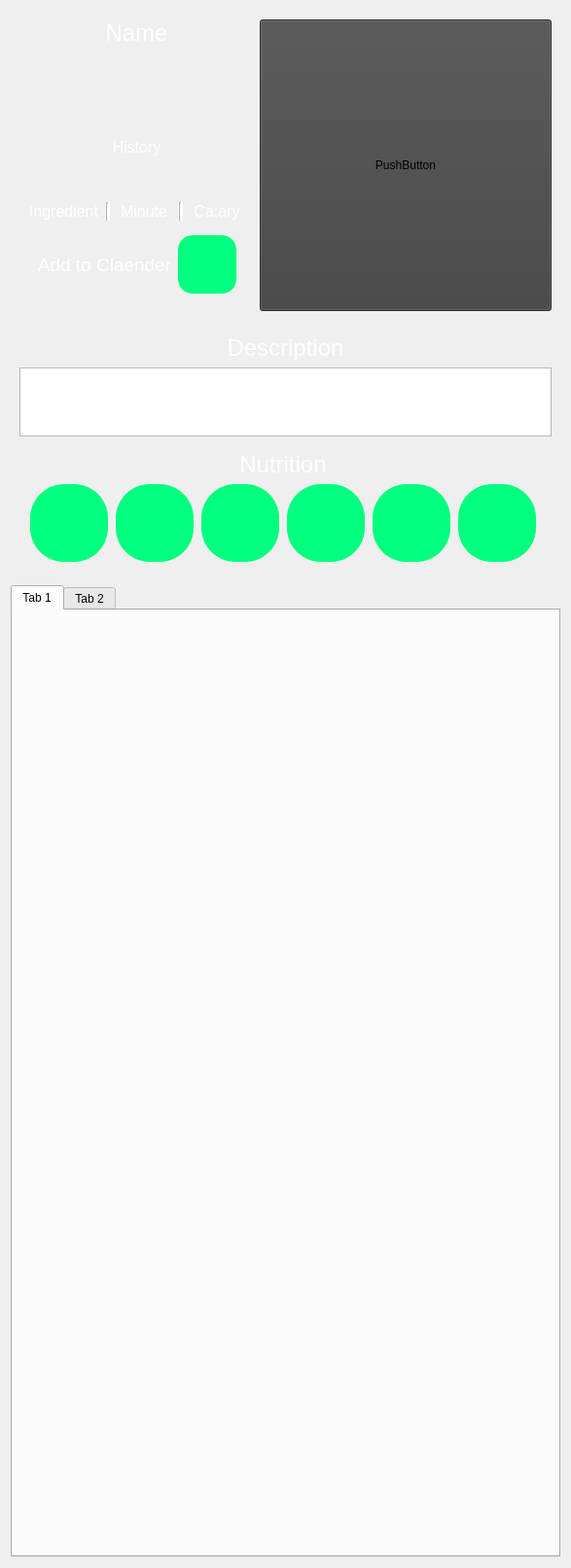
                        <widget class="QWidget" name="scrollAreaWidgetContents_4">
                         <property name="geometry">
                          <rect>
                           <x>0</x>
                           <y>0</y>
                           <width>587</width>
                           <height>1613</height>
                          </rect>
                         </property>
                         <layout class="QVBoxLayout" name="verticalLayout_29">
                          <item>
                           <widget class="QWidget" name="widget_24" native="true">
                            <property name="maximumSize">
                             <size>
                              <width>16777215</width>
                              <height>400</height>
                             </size>
                            </property>
                            <layout class="QVBoxLayout" name="verticalLayout_28">
                             <item>
                              <layout class="QGridLayout" name="gridLayout_13">
                               <item row="1" column="0">
                                <widget class="QLabel" name="label_34">
                                 <property name="font">
                                  <font>
                                   <pointsize>12</pointsize>
                                  </font>
                                 </property>
                                 <property name="styleSheet">
                                  <string notr="true">color: rgb(255, 255, 255);</string>
                                 </property>
                                 <property name="text">
                                  <string>History</string>
                                 </property>
                                 <property name="alignment">
                                  <set>Qt::AlignCenter</set>
                                 </property>
                                </widget>
                               </item>
                               <item row="0" column="0">
                                <widget class="QLabel" name="label_4">
                                 <property name="font">
                                  <font>
                                   <pointsize>18</pointsize>
                                  </font>
                                 </property>
                                 <property name="styleSheet">
                                  <string notr="true">color: rgb(255, 255, 255);</string>
                                 </property>
                                 <property name="text">
                                  <string>Name</string>
                                 </property>
                                 <property name="alignment">
                                  <set>Qt::AlignHCenter|Qt::AlignTop</set>
                                 </property>
                                 <property name="wordWrap">
                                  <bool>false</bool>
                                 </property>
                                </widget>
                               </item>
                               <item row="0" column="1" rowspan="3">
                                <widget class="QPushButton" name="pushButton_20">
                                 <property name="minimumSize">
                                  <size>
                                   <width>300</width>
                                   <height>300</height>
                                  </size>
                                 </property>
                                 <property name="maximumSize">
                                  <size>
                                   <width>300</width>
                                   <height>300</height>
                                  </size>
                                 </property>
                                 <property name="styleSheet">
                                  <string notr="true">background-color: rgb(65, 65, 65);</string>
                                 </property>
                                 <property name="text">
                                  <string>PushButton</string>
                                 </property>
                                </widget>
                               </item>
                               <item row="2" column="0">
                                <widget class="QWidget" name="widget_20" native="true">
                                 <layout class="QGridLayout" name="gridLayout_45">
                                  <item row="0" column="3">
                                   <widget class="Line" name="line_5">
                                    <property name="minimumSize">
                                     <size>
                                      <width>5</width>
                                      <height>0</height>
                                     </size>
                                    </property>
                                    <property name="maximumSize">
                                     <size>
                                      <width>5</width>
                                      <height>16777215</height>
                                     </size>
                                    </property>
                                    <property name="styleSheet">
                                     <string notr="true">color: rgb(255, 255, 255);
background-color: rgb(255, 255, 255);</string>
                                    </property>
                                    <property name="orientation">
                                     <enum>Qt::Vertical</enum>
                                    </property>
                                   </widget>
                                  </item>
                                  <item row="0" column="1">
                                   <widget class="Line" name="line_3">
                                    <property name="minimumSize">
                                     <size>
                                      <width>5</width>
                                      <height>0</height>
                                     </size>
                                    </property>
                                    <property name="maximumSize">
                                     <size>
                                      <width>5</width>
                                      <height>16777215</height>
                                     </size>
                                    </property>
                                    <property name="styleSheet">
                                     <string notr="true">color: rgb(255, 255, 255);
background-color: rgb(255, 255, 255);</string>
                                    </property>
                                    <property name="orientation">
                                     <enum>Qt::Vertical</enum>
                                    </property>
                                   </widget>
                                  </item>
                                  <item row="0" column="2">
                                   <widget class="QLabel" name="label_8">
                                    <property name="font">
                                     <font>
                                      <pointsize>12</pointsize>
                                     </font>
                                    </property>
                                    <property name="styleSheet">
                                     <string notr="true">color: rgb(255, 255, 255);</string>
                                    </property>
                                    <property name="text">
                                     <string>Minute</string>
                                    </property>
                                    <property name="alignment">
                                     <set>Qt::AlignCenter</set>
                                    </property>
                                   </widget>
                                  </item>
                                  <item row="0" column="0">
                                   <widget class="QLabel" name="label_5">
                                    <property name="font">
                                     <font>
                                      <pointsize>12</pointsize>
                                     </font>
                                    </property>
                                    <property name="styleSheet">
                                     <string notr="true">color: rgb(255, 255, 255);</string>
                                    </property>
                                    <property name="text">
                                     <string>Ingredient</string>
                                    </property>
                                    <property name="alignment">
                                     <set>Qt::AlignCenter</set>
                                    </property>
                                   </widget>
                                  </item>
                                  <item row="0" column="4">
                                   <widget class="QLabel" name="label_9">
                                    <property name="font">
                                     <font>
                                      <pointsize>12</pointsize>
                                     </font>
                                    </property>
                                    <property name="styleSheet">
                                     <string notr="true">color: rgb(255, 255, 255);</string>
                                    </property>
                                    <property name="text">
                                     <string>Ca;ary</string>
                                    </property>
                                    <property name="alignment">
                                     <set>Qt::AlignCenter</set>
                                    </property>
                                   </widget>
                                  </item>
                                  <item row="1" column="0" colspan="5">
                                   <widget class="QWidget" name="widget_21" native="true">
                                    <layout class="QHBoxLayout" name="horizontalLayout_7">
                                     <item>
                                      <spacer name="horizontalSpacer_2">
                                       <property name="orientation">
                                        <enum>Qt::Horizontal</enum>
                                       </property>
                                       <property name="sizeHint" stdset="0">
                                        <size>
                                         <width>40</width>
                                         <height>20</height>
                                        </size>
                                       </property>
                                      </spacer>
                                     </item>
                                     <item>
                                      <widget class="QLabel" name="label_40">
                                       <property name="font">
                                        <font>
                                         <pointsize>14</pointsize>
                                        </font>
                                       </property>
                                       <property name="styleSheet">
                                        <string notr="true">color: rgb(255, 255, 255);</string>
                                       </property>
                                       <property name="text">
                                        <string>Add to Claender</string>
                                       </property>
                                       <property name="alignment">
                                        <set>Qt::AlignCenter</set>
                                       </property>
                                      </widget>
                                     </item>
                                     <item>
                                      <widget class="QLabel" name="label_35">
                                       <property name="minimumSize">
                                        <size>
                                         <width>60</width>
                                         <height>60</height>
                                        </size>
                                       </property>
                                       <property name="maximumSize">
                                        <size>
                                         <width>60</width>
                                         <height>60</height>
                                        </size>
                                       </property>
                                       <property name="font">
                                        <font>
                                         <pointsize>18</pointsize>
                                        </font>
                                       </property>
                                       <property name="styleSheet">
                                        <string notr="true">color: rgb(255, 255, 255);
background-color: rgb(0, 255, 127);
border-top-left-radius: 15px;
border-top-right-radius: 15px;
border-bottom-left-radius: 15px;
border-bottom-right-radius: 15px;
</string>
                                       </property>
                                       <property name="text">
                                        <string/>
                                       </property>
                                       <property name="alignment">
                                        <set>Qt::AlignCenter</set>
                                       </property>
                                      </widget>
                                     </item>
                                    </layout>
                                   </widget>
                                  </item>
                                 </layout>
                                </widget>
                               </item>
                              </layout>
                             </item>
                            </layout>
                           </widget>
                          </item>
                          <item>
                           <widget class="QWidget" name="widget_22" native="true">
                            <property name="maximumSize">
                             <size>
                              <width>16777215</width>
                              <height>300</height>
                             </size>
                            </property>
                            <layout class="QVBoxLayout" name="verticalLayout_27">
                             <item>
                              <widget class="QLabel" name="label_48">
                               <property name="font">
                                <font>
                                 <pointsize>18</pointsize>
                                </font>
                               </property>
                               <property name="styleSheet">
                                <string notr="true">color: rgb(255, 255, 255);</string>
                               </property>
                               <property name="text">
                                <string>Description</string>
                               </property>
                               <property name="alignment">
                                <set>Qt::AlignCenter</set>
                               </property>
                              </widget>
                             </item>
                             <item>
                              <widget class="QTextEdit" name="textEdit">
                               <property name="styleSheet">
                                <string notr="true">color: rgb(255, 255, 255);</string>
                               </property>
                               <property name="html">
                                <string>&lt;!DOCTYPE HTML PUBLIC &quot;-//W3C//DTD HTML 4.0//EN&quot; &quot;http://www.w3.org/TR/REC-html40/strict.dtd&quot;&gt;
&lt;html&gt;&lt;head&gt;&lt;meta name=&quot;qrichtext&quot; content=&quot;1&quot; /&gt;&lt;style type=&quot;text/css&quot;&gt;
p, li { white-space: pre-wrap; }
&lt;/style&gt;&lt;/head&gt;&lt;body style=&quot; font-family:'MS Shell Dlg 2'; font-size:8.25pt; font-weight:400; font-style:normal;&quot;&gt;
&lt;p style=&quot; margin-top:0px; margin-bottom:0px; margin-left:0px; margin-right:0px; -qt-block-indent:0; text-indent:0px;&quot;&gt;asaeaecccccccccccccccccccccccccccccccccccccccccccccccccccccccccccccccccccccccccccccccccccccccccccccccccccccccccccccccccccccccccccccccccccccccccccccccccccccccccccccccccccccccccccccccccccccccccccccccccccccccccccccccccccccccccccccccccccccccccccccccccccccccccccccccccccccccccccccccccc&lt;/p&gt;&lt;/body&gt;&lt;/html&gt;</string>
                               </property>
                              </widget>
                             </item>
                             <item>
                              <widget class="QWidget" name="widget_23" native="true">
                               <layout class="QGridLayout" name="gridLayout_46">
                                <item row="1" column="1">
                                 <widget class="QLabel" name="label_43">
                                  <property name="minimumSize">
                                   <size>
                                    <width>80</width>
                                    <height>80</height>
                                   </size>
                                  </property>
                                  <property name="maximumSize">
                                   <size>
                                    <width>80</width>
                                    <height>80</height>
                                   </size>
                                  </property>
                                  <property name="font">
                                   <font>
                                    <pointsize>18</pointsize>
                                   </font>
                                  </property>
                                  <property name="styleSheet">
                                   <string notr="true">color: rgb(255, 255, 255);
background-color: rgb(0, 255, 127);
border-top-left-radius: 35px;
border-top-right-radius: 35px;
border-bottom-left-radius: 35px;
border-bottom-right-radius: 35px;
</string>
                                  </property>
                                  <property name="text">
                                   <string/>
                                  </property>
                                  <property name="alignment">
                                   <set>Qt::AlignCenter</set>
                                  </property>
                                 </widget>
                                </item>
                                <item row="1" column="2">
                                 <widget class="QLabel" name="label_44">
                                  <property name="minimumSize">
                                   <size>
                                    <width>80</width>
                                    <height>80</height>
                                   </size>
                                  </property>
                                  <property name="maximumSize">
                                   <size>
                                    <width>80</width>
                                    <height>80</height>
                                   </size>
                                  </property>
                                  <property name="font">
                                   <font>
                                    <pointsize>18</pointsize>
                                   </font>
                                  </property>
                                  <property name="styleSheet">
                                   <string notr="true">color: rgb(255, 255, 255);
background-color: rgb(0, 255, 127);
border-top-left-radius: 35px;
border-top-right-radius: 35px;
border-bottom-left-radius: 35px;
border-bottom-right-radius: 35px;
</string>
                                  </property>
                                  <property name="text">
                                   <string/>
                                  </property>
                                  <property name="alignment">
                                   <set>Qt::AlignCenter</set>
                                  </property>
                                 </widget>
                                </item>
                                <item row="1" column="4">
                                 <widget class="QLabel" name="label_46">
                                  <property name="minimumSize">
                                   <size>
                                    <width>80</width>
                                    <height>80</height>
                                   </size>
                                  </property>
                                  <property name="maximumSize">
                                   <size>
                                    <width>80</width>
                                    <height>80</height>
                                   </size>
                                  </property>
                                  <property name="font">
                                   <font>
                                    <pointsize>18</pointsize>
                                   </font>
                                  </property>
                                  <property name="styleSheet">
                                   <string notr="true">color: rgb(255, 255, 255);
background-color: rgb(0, 255, 127);
border-top-left-radius: 35px;
border-top-right-radius: 35px;
border-bottom-left-radius: 35px;
border-bottom-right-radius: 35px;
</string>
                                  </property>
                                  <property name="text">
                                   <string/>
                                  </property>
                                  <property name="alignment">
                                   <set>Qt::AlignCenter</set>
                                  </property>
                                 </widget>
                                </item>
                                <item row="1" column="3">
                                 <widget class="QLabel" name="label_45">
                                  <property name="minimumSize">
                                   <size>
                                    <width>80</width>
                                    <height>80</height>
                                   </size>
                                  </property>
                                  <property name="maximumSize">
                                   <size>
                                    <width>80</width>
                                    <height>80</height>
                                   </size>
                                  </property>
                                  <property name="font">
                                   <font>
                                    <pointsize>18</pointsize>
                                   </font>
                                  </property>
                                  <property name="styleSheet">
                                   <string notr="true">color: rgb(255, 255, 255);
background-color: rgb(0, 255, 127);
border-top-left-radius: 35px;
border-top-right-radius: 35px;
border-bottom-left-radius: 35px;
border-bottom-right-radius: 35px;
</string>
                                  </property>
                                  <property name="text">
                                   <string/>
                                  </property>
                                  <property name="alignment">
                                   <set>Qt::AlignCenter</set>
                                  </property>
                                 </widget>
                                </item>
                                <item row="1" column="0">
                                 <widget class="QLabel" name="label_41">
                                  <property name="minimumSize">
                                   <size>
                                    <width>80</width>
                                    <height>80</height>
                                   </size>
                                  </property>
                                  <property name="maximumSize">
                                   <size>
                                    <width>80</width>
                                    <height>80</height>
                                   </size>
                                  </property>
                                  <property name="font">
                                   <font>
                                    <pointsize>18</pointsize>
                                   </font>
                                  </property>
                                  <property name="styleSheet">
                                   <string notr="true">color: rgb(255, 255, 255);
background-color: rgb(0, 255, 127);
border-top-left-radius: 35px;
border-top-right-radius: 35px;
border-bottom-left-radius: 35px;
border-bottom-right-radius: 35px;
</string>
                                  </property>
                                  <property name="text">
                                   <string/>
                                  </property>
                                  <property name="alignment">
                                   <set>Qt::AlignCenter</set>
                                  </property>
                                 </widget>
                                </item>
                                <item row="1" column="5">
                                 <widget class="QLabel" name="label_47">
                                  <property name="minimumSize">
                                   <size>
                                    <width>80</width>
                                    <height>80</height>
                                   </size>
                                  </property>
                                  <property name="maximumSize">
                                   <size>
                                    <width>80</width>
                                    <height>80</height>
                                   </size>
                                  </property>
                                  <property name="font">
                                   <font>
                                    <pointsize>18</pointsize>
                                   </font>
                                  </property>
                                  <property name="styleSheet">
                                   <string notr="true">color: rgb(255, 255, 255);
background-color: rgb(0, 255, 127);
border-top-left-radius: 35px;
border-top-right-radius: 35px;
border-bottom-left-radius: 35px;
border-bottom-right-radius: 35px;
</string>
                                  </property>
                                  <property name="text">
                                   <string/>
                                  </property>
                                  <property name="alignment">
                                   <set>Qt::AlignCenter</set>
                                  </property>
                                 </widget>
                                </item>
                                <item row="0" column="0" colspan="6">
                                 <widget class="QLabel" name="label_42">
                                  <property name="font">
                                   <font>
                                    <pointsize>18</pointsize>
                                   </font>
                                  </property>
                                  <property name="styleSheet">
                                   <string notr="true">color: rgb(255, 255, 255);</string>
                                  </property>
                                  <property name="text">
                                   <string>Nutrition</string>
                                  </property>
                                  <property name="alignment">
                                   <set>Qt::AlignCenter</set>
                                  </property>
                                 </widget>
                                </item>
                               </layout>
                              </widget>
                             </item>
                            </layout>
                           </widget>
                          </item>
                          <item>
                           <widget class="QTabWidget" name="tabWidget_2">
                            <property name="minimumSize">
                             <size>
                              <width>0</width>
                              <height>1000</height>
                             </size>
                            </property>
                            <property name="maximumSize">
                             <size>
                              <width>16777215</width>
                              <height>1000</height>
                             </size>
                            </property>
                            <widget class="QWidget" name="tab_3">
                             <attribute name="title">
                              <string>Tab 1</string>
                             </attribute>
                            </widget>
                            <widget class="QWidget" name="tab_4">
                             <attribute name="title">
                              <string>Tab 2</string>
                             </attribute>
                            </widget>
                           </widget>
                          </item>
                         </layout>
                        </widget>
